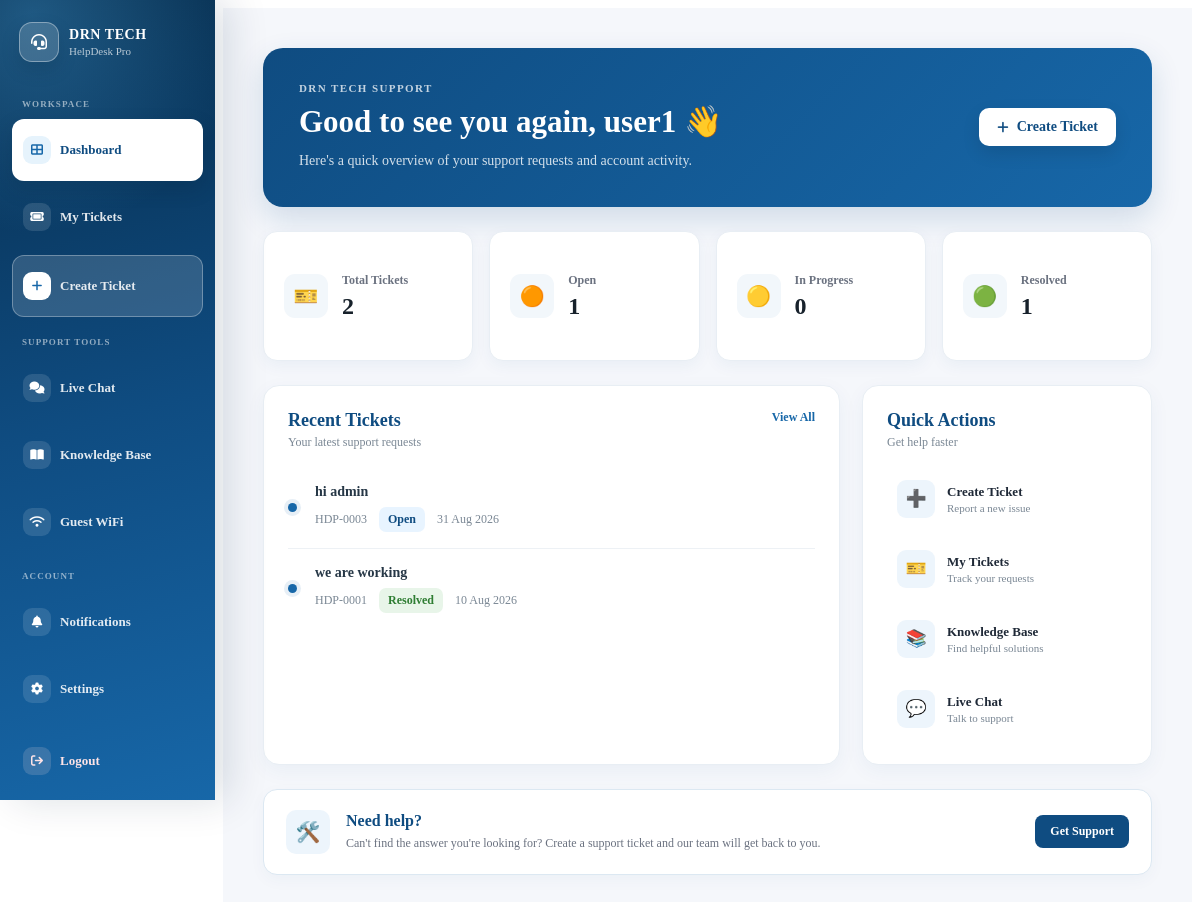
The page /dashboard (signed in) on the database its author committed.
### app.py (models this page shows, shortened)
class User(UserMixin, db.Model):
    id = db.Column(
        db.Integer,
        primary_key=True,
    )
    username = db.Column(
        db.String(100),
        nullable=False,
    )
    email = db.Column(
        db.String(120),
        unique=True,
        nullable=False,
    )
    password = db.Column(
        db.String(255),
        nullable=False,
    )
    is_admin = db.Column(
        db.Boolean,
        default=False,
        nullable=False,
    )
    is_active = db.Column(
        db.Boolean,
        default=True,
        nullable=False,
    )

class Ticket(db.Model):
    id = db.Column(
        db.Integer,
        primary_key=True,
    )
    ticket_number = db.Column(
        db.Integer,
        nullable=False,
    )
    subject = db.Column(
        db.String(200),
        nullable=False,
    )
    description = db.Column(
        db.Text,
        nullable=False,
    )
    priority = db.Column(
        db.String(20),
        nullable=False,
        default="Medium",
    )
    category = db.Column(
        db.String(50),
        nullable=False,
        default="Other",
    )
    status = db.Column(
        db.String(20),
        nullable=False,
        default="Open",
    )
    created_at = db.Column(
        db.DateTime,
        default=datetime.utcnow,
    )
    user_id = db.Column(
        db.Integer,
        db.ForeignKey("user.id"),
        nullable=False,
    )
    user = db.relationship(
        "User",
        backref=db.backref(
            "tickets",
            lazy=True,
        ),
    )

### app.py (the view)
@app.route("/dashboard")
@login_required
def dashboard():
    user_tickets = Ticket.query.filter_by(
        user_id=current_user.id
    ).order_by(
        Ticket.created_at.desc()
    ).all()
    total_tickets = len(user_tickets)
    open_tickets = Ticket.query.filter_by(
        user_id=current_user.id,
        status="Open",
    ).count()
    in_progress_tickets = Ticket.query.filter_by(
        user_id=current_user.id,
        status="In Progress",
    ).count()
    resolved_tickets = Ticket.query.filter_by(
        user_id=current_user.id,
        status="Resolved",
    ).count()
    recent_tickets = user_tickets[:5]
    return render_template(
        "dashboard/dashboard.html",
        total_tickets=total_tickets,
        open_tickets=open_tickets,
        in_progress_tickets=in_progress_tickets,
        resolved_tickets=resolved_tickets,
        recent_tickets=recent_tickets,
    )

### app.py (called while the page is built)
@login_manager.user_loader
def load_user(user_id):
    user = db.session.get(User, int(user_id))
    if not user:
        return None
    if not user.is_active:
        return None
    return user

def get_csrf_token():
    csrf_token = session.get("_csrf_token")
    if not csrf_token:
        csrf_token = token_urlsafe(32)
        session["_csrf_token"] = csrf_token
    return csrf_token

@app.before_request
def protect_post_requests():
    if request.method == "POST":
        validate_csrf_token()

@app.context_processor
def inject_notification_count():
    if not current_user.is_authenticated:
        return {
            "csrf_token": get_csrf_token(),
            "unread_notification_count": 0,
        }
    unread_notification_count = Notification.query.filter_by(
        recipient_id=current_user.id,
        is_read=False,
    ).count()
    return {
        "csrf_token": get_csrf_token(),
        "unread_notification_count": unread_notification_count,
    }

### templates/dashboard/dashboard.html (shortened to what this page needs)
{% extends "base.html" %}
{% block content %}
<div class="user-dashboard">
    <section class="dashboard-welcome">
        <div class="welcome-text">
            <span class="welcome-label">DRN TECH SUPPORT</span>
            <h1>
                 Good to see you again,
                <strong>{{ current_user.username }}</strong> 👋
            </h1>
            <p>
                Here's a quick overview of your support requests and account activity.
            </p>
        </div>
        <div class="welcome-action">
            <a href="{{ url_for('create_ticket') }}" class="create-ticket-btn">
                <i class="fa-solid fa-plus"></i>
                Create Ticket
            </a>
        </div>
    </section>
    <section class="ticket-statistics">
        <div class="stat-card">
            <div class="stat-icon">🎫</div>
            <div class="stat-info">
                <span>Total Tickets</span>
                <strong>{{ total_tickets }}</strong>
            </div>
        </div>
        <div class="stat-card open-card">
            <div class="stat-icon">🟠</div>
            <div class="stat-info">
                <span>Open</span>
                <strong>{{ open_tickets }}</strong>
            </div>
        </div>
        <div class="stat-card progress-card">
            <div class="stat-icon">🟡</div>
            <div class="stat-info">
                <span>In Progress</span>
                <strong>{{ in_progress_tickets }}</strong>
            </div>
        </div>
        <div class="stat-card resolved-card">
            <div class="stat-icon">🟢</div>
            <div class="stat-info">
                <span>Resolved</span>
                <strong>{{ resolved_tickets }}</strong>
            </div>
        </div>
    </section>
    <section class="dashboard-grid">
        <div class="dashboard-card recent-tickets-card">
            <div class="card-header">
                <div>
                    <h2>Recent Tickets</h2>
                    <p>Your latest support requests</p>
                </div>
                <a href="{{ url_for('tickets') }}" class="view-all-link">
                    View All
                </a>
            </div>
            {% if recent_tickets %}
            <ul class="user-ticket-list">
                {% for ticket in recent_tickets %}
                <li class="user-ticket-list-item">
                    <span class="ticket-bullet" aria-hidden="true"></span>
                    <a
                        href="{{ url_for('ticket_details', ticket_id=ticket.id) }}"
                        class="user-ticket-list-link"
                    >
                        <div class="user-ticket-list-main">
                            <strong>{{ ticket.subject }}</strong>
                            <div class="user-ticket-list-meta">
                                <span>HDP-{{ "%04d"|format(ticket.id) }}</span>
                                <span
                                    class="status-badge
                                    status-{{ ticket.status|lower|replace(' ', '-') }}"
                                >
                                    {{ ticket.status }}
                                </span>
                                <span>
                                    {{ ticket.created_at.strftime("%d %b %Y") }}
                                </span>
                            </div>
                        </div>
                    </a>
                </li>
                {% endfor %}
            </ul>
            {% endif %}
        </div>
        <div class="dashboard-card quick-actions-card">
            <div class="card-header">
                <div>
                    <h2>Quick Actions</h2>
                    <p>Get help faster</p>
                </div>
            </div>
            <div class="quick-actions">
                <a href="{{ url_for('create_ticket') }}" class="quick-action">
                    <span class="quick-action-icon">➕</span>
                    <div>
                        <strong>Create Ticket</strong>
                        <span>Report a new issue</span>
                    </div>
                </a>
                <a href="{{ url_for('tickets') }}" class="quick-action">
                    <span class="quick-action-icon">🎫</span>
                    <div>
                        <strong>My Tickets</strong>
                        <span>Track your requests</span>
                    </div>
                </a>
                <a href="{{ url_for('knowledge') }}" class="quick-action">
                    <span class="quick-action-icon">📚</span>
                    <div>
                        <strong>Knowledge Base</strong>
                        <span>Find helpful solutions</span>
                    </div>
                </a>
                <a href="{{ url_for('chat') }}" class="quick-action">
                    <span class="quick-action-icon">💬</span>
                    <div>
                        <strong>Live Chat</strong>
                        <span>Talk to support</span>
                    </div>
                </a>
            </div>
        </div>
    </section>
    <section class="support-banner">
        <div class="support-banner-icon">🛠️</div>
        <div class="support-banner-content">
            <h2>Need help?</h2>
            <p>
                Can't find the answer you're looking for?
                Create a support ticket and our team will get back to you.
            </p>
        </div>
        <a href="{{ url_for('chat') }}" class="support-banner-btn">
            Get Support
        </a>
    </section>
</div>
{% endblock %}

### static/css/admin.css (style rules this page uses)
.status-badge { display: inline-block; padding: 5px 9px; border-radius: 7px; font-size: 12px; font-weight: 600; }
.status-open { background: #e8f4ff; color: #0F4C81; }
.status-resolved { background: #e8f5e9; color: #2e7d32; }
.ticket-bullet { width: 9px; height: 9px; flex: 0 0 9px; border-radius: 50%; background: #1767A8; box-shadow: 0 0 0 4px rgba(23, 103, 168, 0.10); }

### rows shown on the page
User: username "user1"
Ticket: subject "hi admin", id "0003", status "Open", created_at "31 Aug 2026"
Ticket: subject "we are working", id "0001", status "Resolved", created_at "10 Aug 2026"

### other values the page prints
{{ total_tickets }} "2"
{{ open_tickets }} "1"
{{ in_progress_tickets }} "0"
{{ resolved_tickets }} "1"
